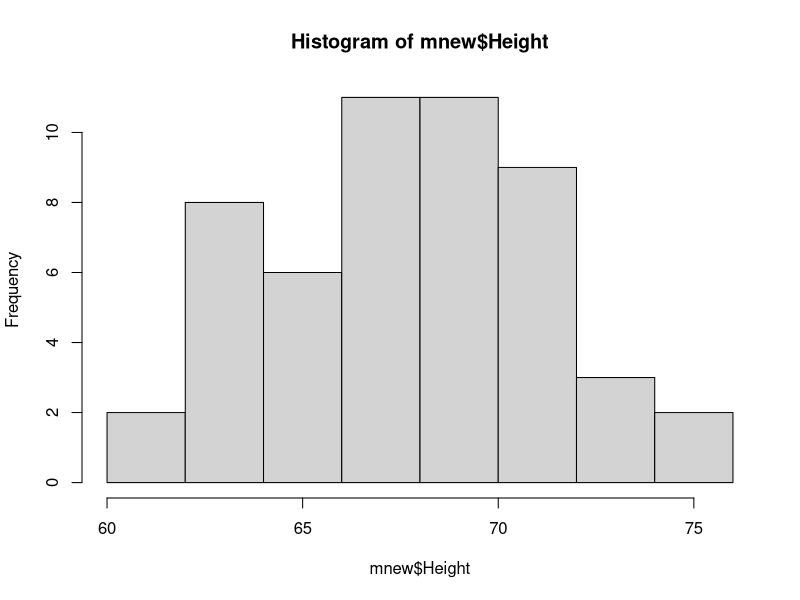
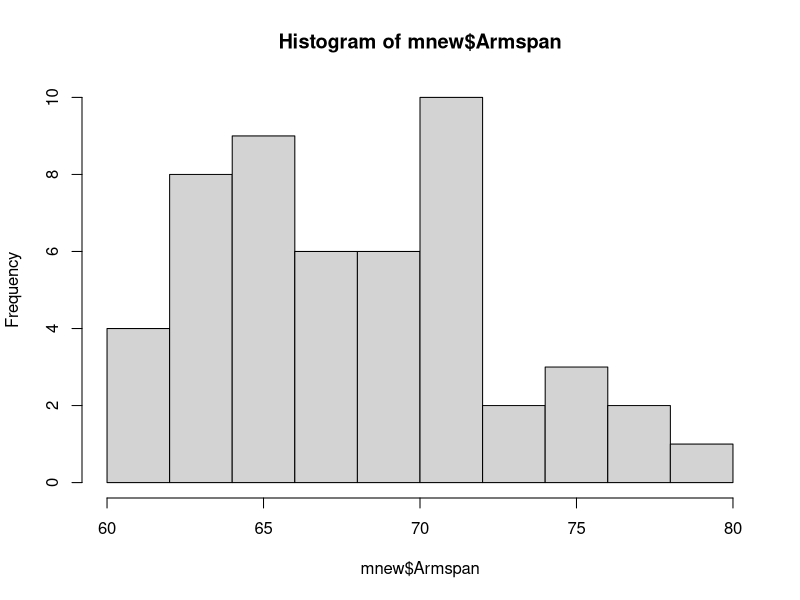
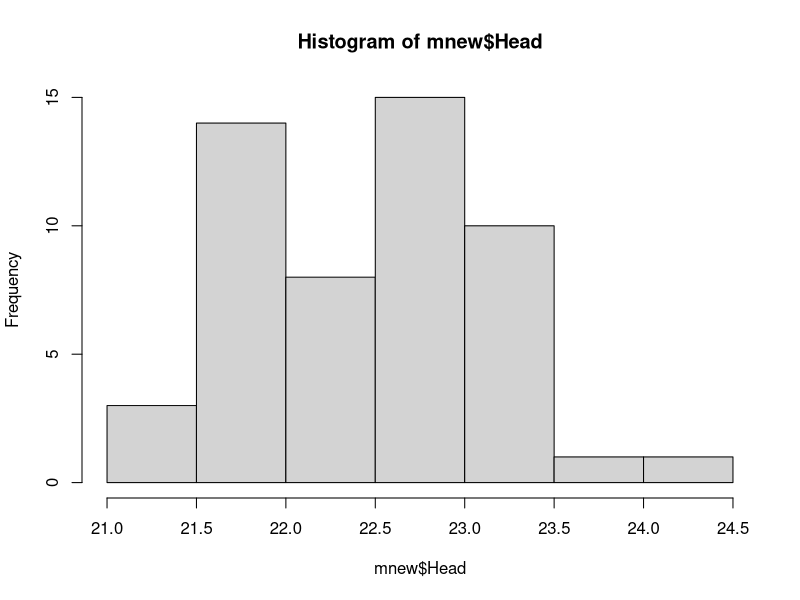
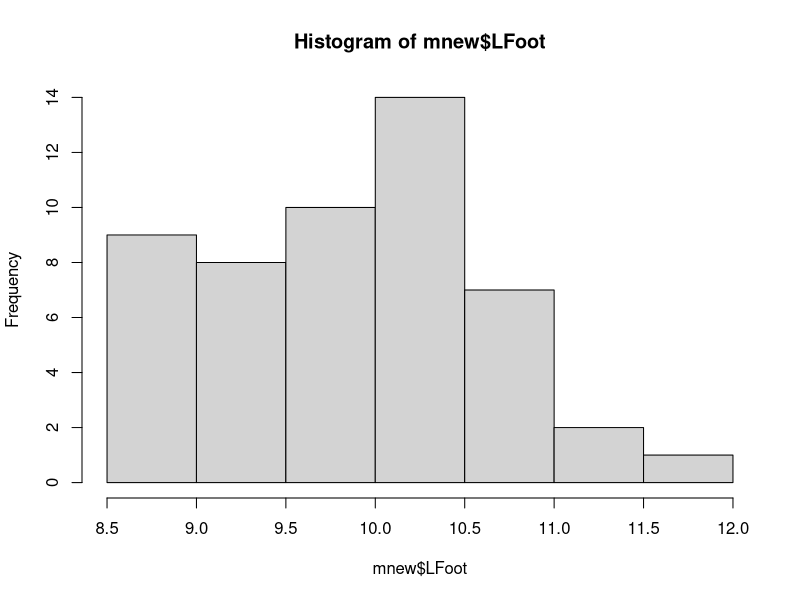
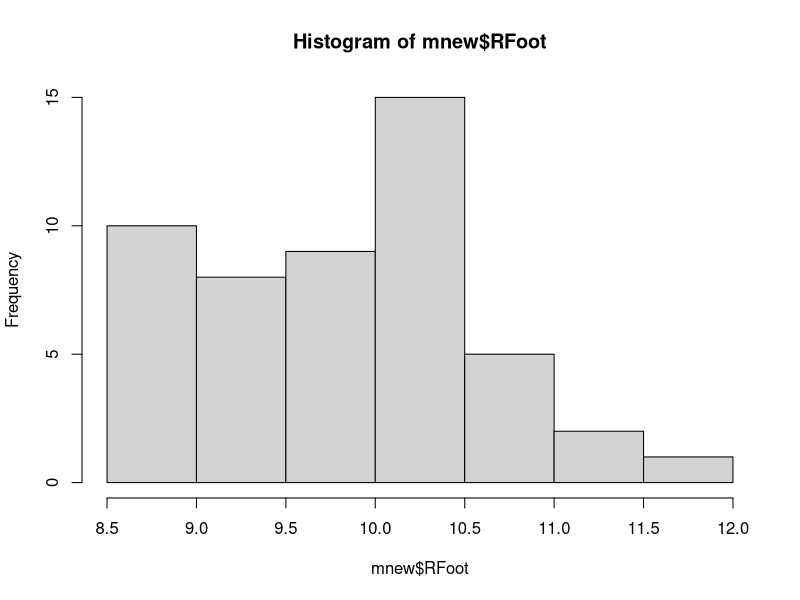
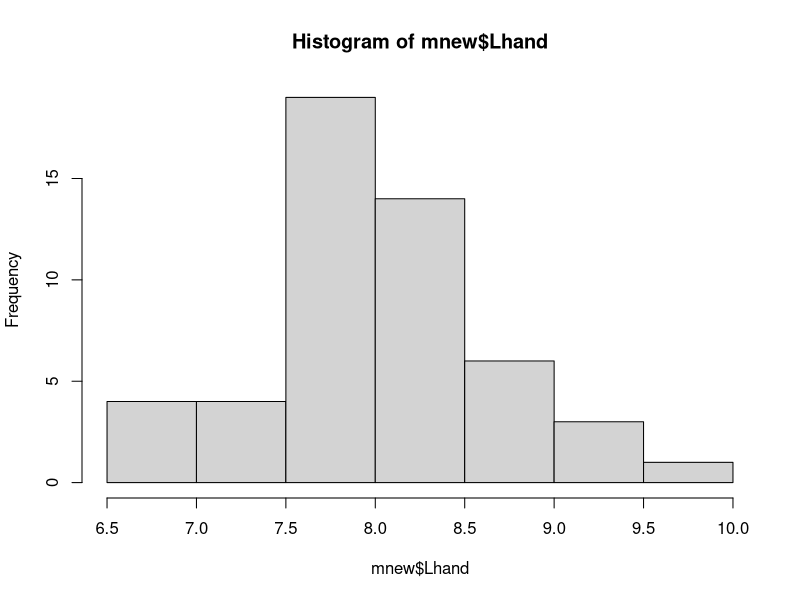
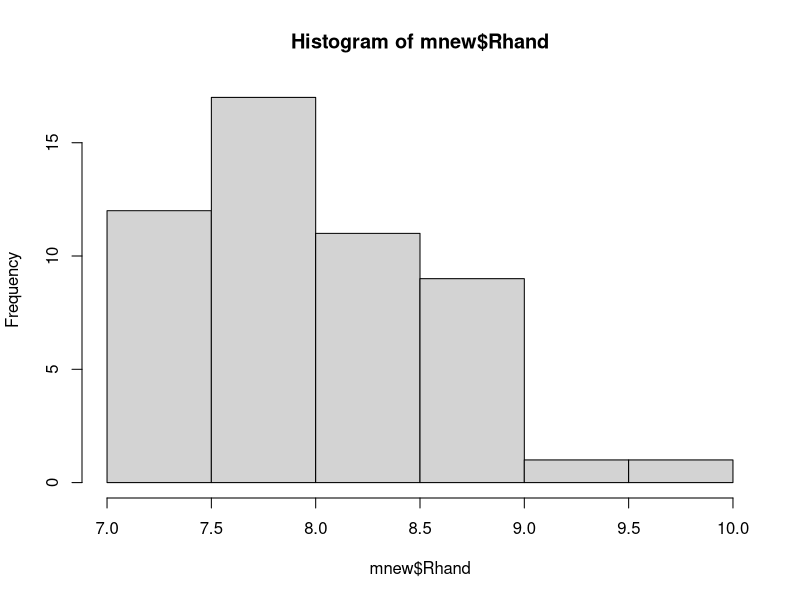

The R script that drew these images, in order:
## ---- chunk 1
knitr::opts_chunk$set(echo = TRUE)

#  Load the tidyverse (or ggplot2 and dplyr) below:
library(tidyverse)

#  Download the MeasureF21.csv data; put it in your Stat/CS 087 project folder; read it like this:
m <- read.csv('MeasureF21.csv', stringsAsFactors = TRUE,
              na.strings = '')


## ---- chunk 2

tibble(m)


#  Data cleaning done in class must be included here:

mnew <- m %>% filter(Response_id != 1199794,
                     Head > 20) %>% 
  mutate(Response_id = as.factor(Response_id),
         RFoot = ifelse(RFoot > 20, RFoot/2.54, RFoot),
         LFoot = ifelse(LFoot > 20, LFoot/2.54, LFoot))

#  Print the data file (it's not too long), and make sure it is 'cleaned'.

mnew

#  Do a summary of the data
summary(mnew)

hist(mnew$Height)
hist(mnew$Armspan)
hist(mnew$Head)
hist(mnew$LFoot)
hist(mnew$RFoot)
hist(mnew$Lhand)
hist(mnew$Rhand)


#  Something new.  Install the package psych, and try this:
# library(psych)
# pairs.panels(mnew[,3:9])

## ---- chunk 3
# Using ggplot, create a scatterplot of Armspan by Height, adding a regression line to the plot.  Do remove the confidence band on the regression line.  Repeat with LFoot by Height, then with Lhand by Height.

## ---- chunk 4
# Create the linear model object for Armspan by Height, as we did in class, and do a summary of the object.   Repeat with LFoot by Height, then Lhand by Height.

## ---- chunk 5
# Using dplyr, find the correlation coefficients for each relationship, using as much data as you can (i.e., don’t remove values that are missing for variables other than the two under consideration).  

